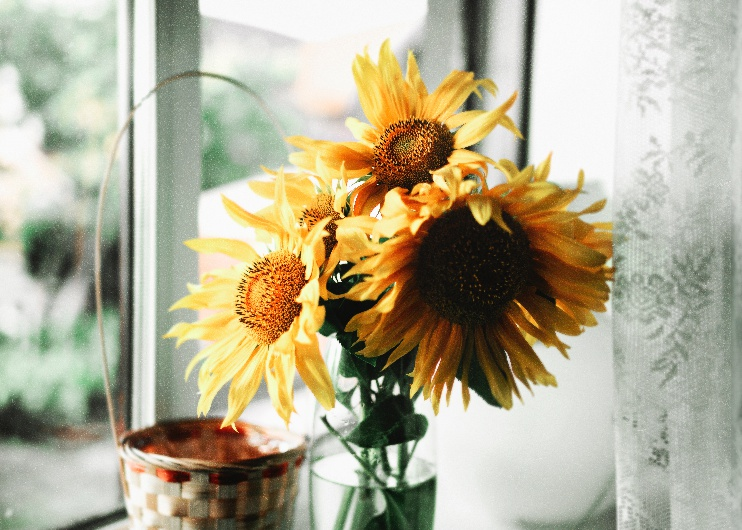
#> input picture Result/flower_Resized_image.jpg, 742 x 530 px; its folder holds 4 pictures in this run
$ python filter.py
#> lines starting #> are read from the running program, lines starting #| are printed output that depends on the picture
import cv2

if __name__ == "__main__":
    name = "flower"
    img = cv2.imread('Result/{}_Resized_image.jpg'.format(name), cv2.IMREAD_UNCHANGED)
#> img is the input picture: shape (530, 742, 3); mean B, G, R 148.4, 173.4, 179.4
    # cv2.imshow("Original image", img)

    # Box Filter using two different methods
    uni_blur_less = cv2.blur(img, (5, 5))
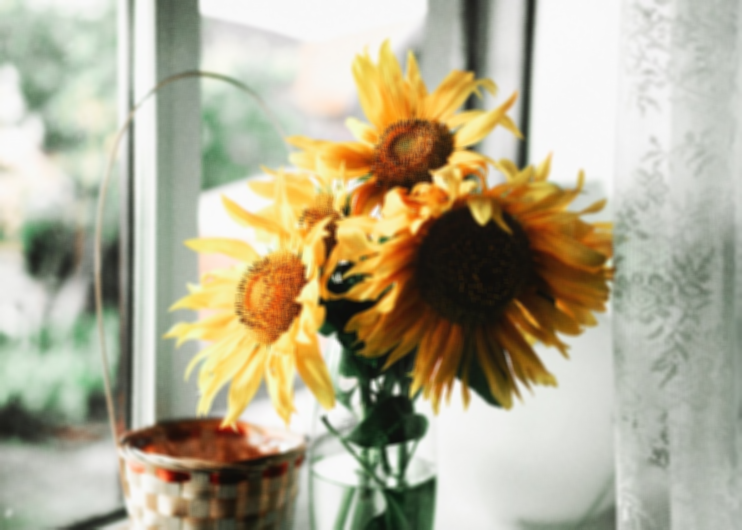
#> uni_blur_less: shape (530, 742, 3); mean B, G, R 148.4, 173.4, 179.4
    uni_blur_more = cv2.boxFilter(img, -1, (9, 9))
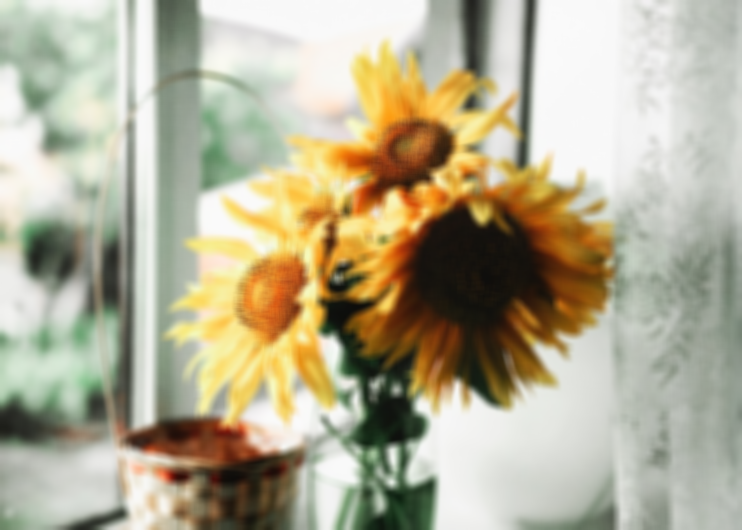
#> uni_blur_more: shape (530, 742, 3); mean B, G, R 148.4, 173.4, 179.4

    # Gaussian Filter with different sigma
    gauss_blur_uniform = cv2.GaussianBlur(img, (9, 9), sigmaX=5, sigmaY=0)  # Uniform distorsion in x and y direciton
    gauss_blur_x = cv2.GaussianBlur(img, (9, 9), sigmaX=10, sigmaY=1)  # Main distorsion in x direciton
    gauss_blur_y = cv2.GaussianBlur(img, (9, 9), sigmaX=1, sigmaY=10)  # Main distorsion in y direciton

    cv2.imshow("Blur image with small kernel", uni_blur_less)
    cv2.imshow("Blur image with large kernel", uni_blur_more)
    cv2.imshow("Blur image with gaussian kernel (sigmaX = sigmaY)", gauss_blur_uniform)
    cv2.imshow("Blur image with gaussian kernel (sigmaX > sigmaY)", gauss_blur_x)
    cv2.imshow("Blur image with gaussian kernel (sigmaX < sigmaY)", gauss_blur_y)

    # Press 's' for saving the image
    k = cv2.waitKey(0)
#> (key Esc is pressed here)
    if k == 27:         # wait for ESC key to exit
        cv2.destroyAllWindows()
    elif k == ord('s'): # wait for 's' key to save and exit
        # cv2.imwrite("Result/{}_original.jpg".format(name),img)
        cv2.imwrite("Result/{}_less_blur.jpg".format(name),uni_blur_less)
        cv2.imwrite("Result/{}_more_blur.jpg".format(name),uni_blur_more)
        cv2.imwrite("Result/{}_gauss_blur_uniform.jpg".format(name),gauss_blur_uniform)
        cv2.imwrite("Result/{}_gauss_blur_x.jpg".format(name),gauss_blur_x)
        cv2.imwrite("Result/{}_gauss_blur_y.jpg".format(name),gauss_blur_y)
        cv2.destroyAllWindows()


"""""""""
 ________  _______   ________  ___  ___  ___  _______   _____ ______   ________
|\   __  \|\  ___ \ |\   __  \|\  \|\  \|\  \|\  ___ \ |\   _ \  _   \|\   __  \
\ \  \|\  \ \   __/|\ \  \|\  \ \  \\\  \ \  \ \   __/|\ \  \\\__\ \  \ \  \|\  \
 \ \   _  _\ \  \_|/_\ \  \\\  \ \  \\\  \ \  \ \  \_|/_\ \  \\|__| \  \ \   __  \
  \ \  \\  \\ \  \_|\ \ \  \\\  \ \  \\\  \ \  \ \  \_|\ \ \  \    \ \  \ \  \ \  \
   \ \__\\ _\\ \_______\ \_____  \ \_______\ \__\ \_______\ \__\    \ \__\ \__\ \__\
    \|__|\|__|\|_______|\|___| \__\|_______|\|__|\|_______|\|__|     \|__|\|__|\|__|
                              \|__|
"""""""""
